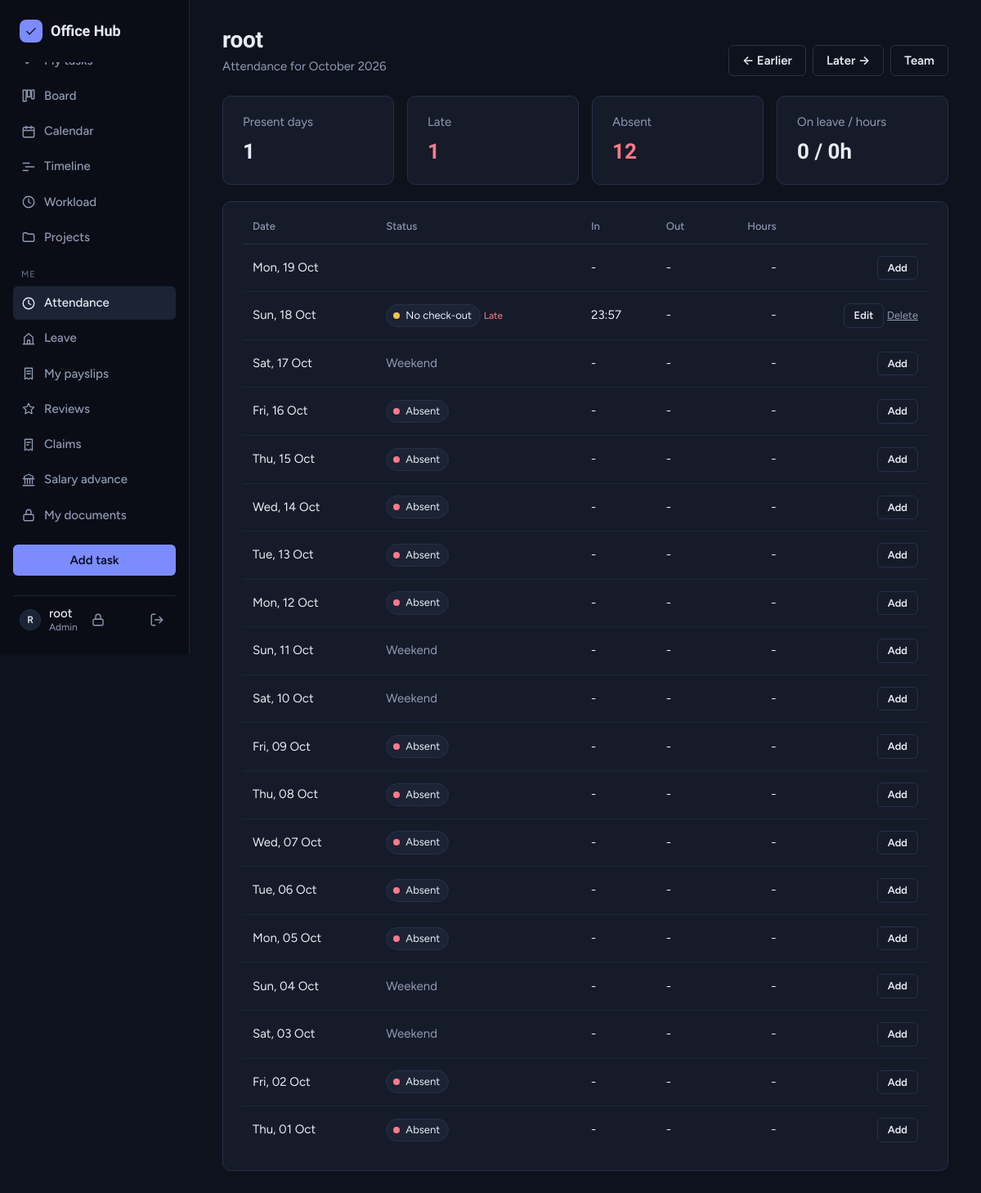
Page /attendance/team/1/?month=2026-10 (signed in) on the committed database.
### core/models.py (models this page shows, shortened)
class Attendance(models.Model):
    user = models.ForeignKey(User, on_delete=models.CASCADE, related_name='attendance')
    date = models.DateField()
    check_in = models.DateTimeField()
    check_out = models.DateTimeField(null=True, blank=True)
    note = models.CharField(max_length=200, blank=True)
    MODE_CHOICES = [('office', 'Office'), ('wfh', 'Work from home')]
    mode = models.CharField(max_length=6, choices=MODE_CHOICES, default='office')
    edited_by = models.ForeignKey(User, on_delete=models.SET_NULL, null=True, blank=True, related_name='+')
    class Meta:
        ordering = ['-date']
        constraints = [models.UniqueConstraint(fields=['user', 'date'], name='one_attendance_per_day')]
    @property
    def hours(self):
        if not self.check_out:
            return None
        return max((self.check_out - self.check_in).total_seconds(), 0) / 3600

### core/views_attendance.py (the view)
# urls.py: path('attendance/team/<int:user_id>/', views_attendance.attendance_person, name='attendance_person'),
@login_required
def attendance_person(request, user_id):
    person = get_object_or_404(visible_people(request.user), pk=user_id)
    today = timezone.localdate()
    year, month = _parse_month(request.GET.get('month'))
    rows, summary = month_data([person], year, month, today)[person.pk]
    prev_year, prev_month = _shift_month(year, month, -1)
    next_year, next_month = _shift_month(year, month, 1)
    return render(request, 'core/attendance_person.html', {
        'person': person, 'rows': list(reversed(rows)), 'summary': summary,
        'label': month_label(year, month), 'month_key': _month_key(year, month),
        'prev_key': _month_key(prev_year, prev_month), 'next_key': _month_key(next_year, next_month),
        'hr': is_hr(request.user),
    })

### core/attendance.py (called while the page is built, shortened)
def work_start():
    try:
        hour, minute = (int(part) for part in str(settings.ATTENDANCE_START).split(':'))
        return datetime.time(hour, minute)
    except (ValueError, TypeError):
        return datetime.time(9, 30)

def late_cutoff():
    start = datetime.datetime.combine(datetime.date(2000, 1, 1), work_start())
    return (start + datetime.timedelta(minutes=settings.ATTENDANCE_GRACE_MINUTES)).time()

def is_late(record):
    return timezone.localtime(record.check_in).time() > late_cutoff()

def classify(record, today):
    if record.check_out is None:
        return 'open' if record.date >= today else 'no_checkout'

def _leave_dates(leaves, start, end):
    dates = set()
    for leave in leaves:
        day = max(leave.start_date, start)
        stop = min(leave.end_date, end)
        while day <= stop:
            dates.add(day)
            day += datetime.timedelta(days=1)
    return dates

### core/context_processors.py (called while the page is built)
def app_context(request):
    user = getattr(request, 'user', None)
    if user is None or not user.is_authenticated:
        return {}
    return {
        'unread_notifications_count': Notification.objects.filter(user=user, is_read=False).count(),
        'user_role': role_of(user),
        'user_is_manager': is_manager(user),
        'user_is_hr': is_hr(user),
        'currency': settings.CURRENCY_SYMBOL,
    }

### core/hr.py (called while the page is built)
def holiday_set(start, end):
    return set(Holiday.objects.filter(date__range=(start, end)).values_list('date', flat=True))

def month_bounds(year, month):
    return datetime.date(year, month, 1), datetime.date(year, month, calendar.monthrange(year, month)[1])

### core/permissions.py (called while the page is built)
def role_of(user):
    if not getattr(user, 'is_authenticated', False):
        return None
    if user.is_superuser:
        return 'admin'
    profile = getattr(user, 'profile', None)
    return profile.role if profile else 'member'

def is_manager(user):
    return role_of(user) in ('admin', 'manager')

def is_hr(user):
    return role_of(user) in ('admin', 'hr')

### core/views_attendance.py (called while the page is built)
def visible_people(viewer):
    people = User.objects.filter(is_active=True).select_related('profile').order_by('username')
    if is_hr(viewer):
        return people
    if is_manager(viewer):
        return people.filter(profile__reporting_manager=viewer)
    return people.none()

### core/views_hr.py (called while the page is built)
def month_label(year, month):
    return f'{MONTH_NAMES[month]} {year}'

def _month_key(year, month):
    return f'{year}-{month:02d}'

def _shift_month(year, month, delta):
    index = year * 12 + (month - 1) + delta
    return index // 12, index % 12 + 1

### core/templates/core/attendance_person.html (shortened to what this page needs)
{% extends 'core/base.html' %}
{% block content %}
<div class="page-head">
    <div>
        <h1>{{ person.get_full_name|default:person.username }}</h1>
        <p class="page-sub">Attendance for {{ label }}</p>
    </div>
    <div class="head-actions">
        <a href="?month={{ prev_key }}" class="btn btn-ghost">&larr; Earlier</a>
        <a href="?month={{ next_key }}" class="btn btn-ghost">Later &rarr;</a>
        <a href="{% url 'attendance_team' %}?month={{ month_key }}" class="btn btn-ghost">Team</a>
    </div>
</div>
{% include 'core/_attendance_summary.html' %}
<section class="card">{% include 'core/_attendance_rows.html' %}</section>
{% endblock %}

### core/templates/core/base.html (shortened to what this page needs)
{% load static %}<!DOCTYPE html>
<html lang="en">
<head>
    <link href="{% static 'core/css/theme.css' %}" rel="stylesheet">
</head>
<body>
{% with url_name=request.resolver_match.url_name %}
<div class="shell">
    <aside class="sidebar">
        <a class="brand" href="{% url 'dashboard' %}">
            <span class="brand-mark" aria-hidden="true">
                <svg class="icon" viewBox="0 0 24 24"><path d="M5 12.5l4.5 4.5L19 7.5"/></svg>
            </span>
            Office Hub
        </a>
        <nav class="nav" aria-label="Main">
            <a href="{% url 'dashboard' %}?mine=1" {% if url_name == 'dashboard' and request.GET.mine %}aria-current="page"{% endif %}>
                <svg class="icon" viewBox="0 0 24 24" aria-hidden="true"><path d="M5 12.5l4.5 4.5L19 7.5"/></svg>
                My tasks
            </a>
            <a href="{% url 'board' %}" {% if url_name in "board" %}aria-current="page"{% endif %}>
                <svg class="icon" viewBox="0 0 24 24" aria-hidden="true"><path d="M3 3h5v18H3zM10 3h5v11h-5zM17 3h4v14h-4z"/></svg>
                Board
            </a>
            <a href="{% url 'task_calendar' %}" {% if url_name in "task_calendar" %}aria-current="page"{% endif %}>
                <svg class="icon" viewBox="0 0 24 24" aria-hidden="true"><path d="M3 7a2 2 0 0 1 2-2h14a2 2 0 0 1 2 2v12a2 2 0 0 1-2 2H5a2 2 0 0 1-2-2zM3 10h18M8 3v4M16 3v4"/></svg>
                Calendar
            </a>
            <a href="{% url 'timeline' %}" {% if url_name in "timeline" %}aria-current="page"{% endif %}>
                <svg class="icon" viewBox="0 0 24 24" aria-hidden="true"><path d="M3 6h10M7 12h14M3 18h8"/></svg>
                Timeline
            </a>
            <a href="{% url 'workload' %}" {% if url_name in "workload" %}aria-current="page"{% endif %}>
                <svg class="icon" viewBox="0 0 24 24" aria-hidden="true"><path d="M12 3a9 9 0 1 0 0 18 9 9 0 0 0 0-18zM12 7v5l3 2"/></svg>
                Workload
            </a>
            <a href="{% url 'project_list' %}" {% if url_name in "project_list project_add project_edit project_delete label_list" %}aria-current="page"{% endif %}>
                <svg class="icon" viewBox="0 0 24 24" aria-hidden="true"><path d="M3 7a2 2 0 0 1 2-2h4l2 2h8a2 2 0 0 1 2 2v8a2 2 0 0 1-2 2H5a2 2 0 0 1-2-2z"/></svg>
                Projects
            </a>
            <div class="nav-section">Me</div>
            <a href="{% url 'attendance_me' %}" {% if url_name in "attendance_me attendance_team attendance_person attendance_edit request_list request_add" %}aria-current="page"{% endif %}>
                <svg class="icon" viewBox="0 0 24 24" aria-hidden="true"><path d="M12 3a9 9 0 1 0 0 18 9 9 0 0 0 0-18zM12 7v5l3.5 2"/></svg>
                Attendance
            </a>
            <a href="{% url 'leave_list' %}" {% if url_name in "leave_list leave_add" %}aria-current="page"{% endif %}>
                <svg class="icon" viewBox="0 0 24 24" aria-hidden="true"><path d="M3 21h18M5 21V10l7-6 7 6v11M10 21v-6h4v6"/></svg>
                Leave
            </a>
            <a href="{% url 'my_payslips' %}" {% if url_name in "my_payslips payslip_detail" %}aria-current="page"{% endif %}>
                <svg class="icon" viewBox="0 0 24 24" aria-hidden="true"><path d="M6 3h12v18l-3-2-3 2-3-2-3 2zM9 8h6M9 12h6"/></svg>
                My payslips
            </a>
            <a href="{% url 'review_home' %}" {% if url_name in "review_home review_detail cycle_add cycle_detail" %}aria-current="page"{% endif %}>
                <svg class="icon" viewBox="0 0 24 24" aria-hidden="true"><path d="M12 3l2.7 5.6 6.1.9-4.4 4.3 1 6.1L12 17l-5.4 2.9 1-6.1L3.2 9.5l6.1-.9z"/></svg>
                Reviews
            </a>
            <a href="{% url 'claim_list' %}" {% if url_name in "claim_list claim_add" %}aria-current="page"{% endif %}>
                <svg class="icon" viewBox="0 0 24 24" aria-hidden="true"><path d="M6 3h12v18l-3-2-3 2-3-2-3 2zM9 8h6M9 12h3"/></svg>
                Claims
            </a>
            <a href="{% url 'advance_list' %}" {% if url_name in "advance_list advance_add" %}aria-current="page"{% endif %}>
                <svg class="icon" viewBox="0 0 24 24" aria-hidden="true"><path d="M3 10h18M5 10V6l7-3 7 3v4M6 10v8M10 10v8M14 10v8M18 10v8M3 21h18"/></svg>
                Salary advance
            </a>
            <a href="{% url 'vault_me' %}" {% if url_name in "vault_me vault_add" %}aria-current="page"{% endif %}>
                <svg class="icon" viewBox="0 0 24 24" aria-hidden="true"><rect x="4" y="11" width="16" height="10" rx="2"/><path d="M8 11V7a4 4 0 0 1 8 0v4"/></svg>
                My documents
            </a>
        </nav>
        <a href="{% url 'add_task' %}" class="btn btn-primary btn-block side-add">Add task</a>
        <div class="sidebar-foot">
            <span class="avatar" aria-hidden="true">{{ request.user.username|slice:":1" }}</span>
            <span class="user-meta">
                <span class="user-name">{{ request.user.username }}</span>
                <span class="user-role">{{ user_role|default:"member" }}</span>
            </span>
            <a href="{% url 'password_change' %}" class="btn-icon" title="Change password" aria-label="Change password">
                <svg class="icon" viewBox="0 0 24 24" aria-hidden="true"><rect x="4" y="11" width="16" height="10" rx="2"/><path d="M8 11V7a4 4 0 0 1 8 0v4"/></svg>
            </a>
            <form method="POST" action="{% url 'logout' %}">
                <button type="submit" class="btn-icon" title="Log out" aria-label="Log out">
                    <svg class="icon" viewBox="0 0 24 24" aria-hidden="true"><path d="M9 21H5a2 2 0 0 1-2-2V5a2 2 0 0 1 2-2h4M16 17l5-5-5-5M21 12H9"/></svg>
                </button>
            </form>
        </div>
    </aside>
    <main class="main">
        {% block content %}{% endblock %}
    </main>
</div>
{% endwith %}
</body>
</html>

### core/templates/core/_attendance_rows.html (shortened to what this page needs)
<div class="table-wrap">
    <table class="data">
        <thead><tr><th scope="col">Date</th><th scope="col">Status</th><th scope="col">In</th><th scope="col">Out</th><th scope="col" class="num">Hours</th>{% if hr %}<th scope="col"><span class="sr-only">Actions</span></th>{% endif %}</tr></thead>
        <tbody>
            {% for r in rows %}
            {% if r.status != 'before' %}
            <tr>
                <td class="nowrap">{{ r.date|date:"D, d M" }}</td>
                <td>
                    {% if r.status == 'present' or r.status == 'open' %}<span class="pill"><span class="dot c-completed"></span>{{ r.label }}</span>
                    {% elif r.status == 'half' or r.status == 'short' or r.status == 'no_checkout' %}<span class="pill"><span class="dot c-pending"></span>{{ r.label }}</span>
                    {% elif r.status == 'absent' %}<span class="pill"><span class="dot p-high"></span>{{ r.label }}</span>
                    {% elif r.status == 'leave' %}<span class="pill"><span class="dot c-progress"></span>{{ r.label }}</span>
                    {% else %}<span class="muted">{{ r.label }}</span>{% endif %}
                    {% if r.late %}<span class="overdue-tag">Late</span>{% endif %}
                </td>
                <td class="nowrap">{% if r.record %}{{ r.record.check_in|time:"H:i" }}{% else %}-{% endif %}</td>
                <td class="nowrap">{% if r.record and r.record.check_out %}{{ r.record.check_out|time:"H:i" }}{% else %}-{% endif %}</td>
                <td class="num">{% if r.hours is not None %}{{ r.hours|floatformat:1 }}{% else %}-{% endif %}</td>
                {% if hr %}
                <td class="row-actions">
                    <a href="{% url 'attendance_edit' person.pk r.date|date:'Y-m-d' %}" class="btn btn-ghost btn-sm">{% if r.record %}Edit{% else %}Add{% endif %}</a>
                    {% if r.record %}<form method="POST" action="{% url 'attendance_delete' r.record.pk %}" class="inline" onsubmit="return confirm('Delete this entry?');">{% csrf_token %}<button type="submit" class="link-btn">Delete</button></form>{% endif %}
                </td>
                {% endif %}
            </tr>
            {% endif %}
            {% endfor %}
        </tbody>
    </table>
</div>

### rows in the picture
Attendance: date "Sun, 18 Oct", label "No check-out", shows "Late", record.check_in "23:57", shows "Edit", shows "Delete"

### other values in the picture
{{ request.user.username|slice:":1" }} "R"
{{ request.user.username }} "root"
{{ user_role|default:"member" }} "Admin"
{{ person.get_full_name|default:person.username }} "root"
{{ label }} "October 2026"
{{ summary.present|floatformat:"-1" }} "1"
{{ summary.late }} "1"
{{ summary.absent }} "12"
{{ summary.leave }} "0"
{{ summary.hours|floatformat:"-1" }} "0"
{{ r.date|date:"D, d M" }} "Mon, 19 Oct" "Sat, 17 Oct" "Fri, 16 Oct" "Thu, 15 Oct" "Wed, 14 Oct" "Tue, 13 Oct" "Mon, 12 Oct" "Sun, 11 Oct" "Sat, 10 Oct" "Fri, 09 Oct" "Thu, 08 Oct" "Wed, 07 Oct" "Tue, 06 Oct" "Mon, 05 Oct" "Sun, 04 Oct" "Sat, 03 Oct" "Fri, 02 Oct" "Thu, 01 Oct"
{{ r.label }} "Weekend" "Weekend" "Weekend" "Weekend" "Weekend"
{{ r.label }} "Absent" "Absent" "Absent" "Absent" "Absent" "Absent" "Absent" "Absent" "Absent" "Absent" "Absent" "Absent"
